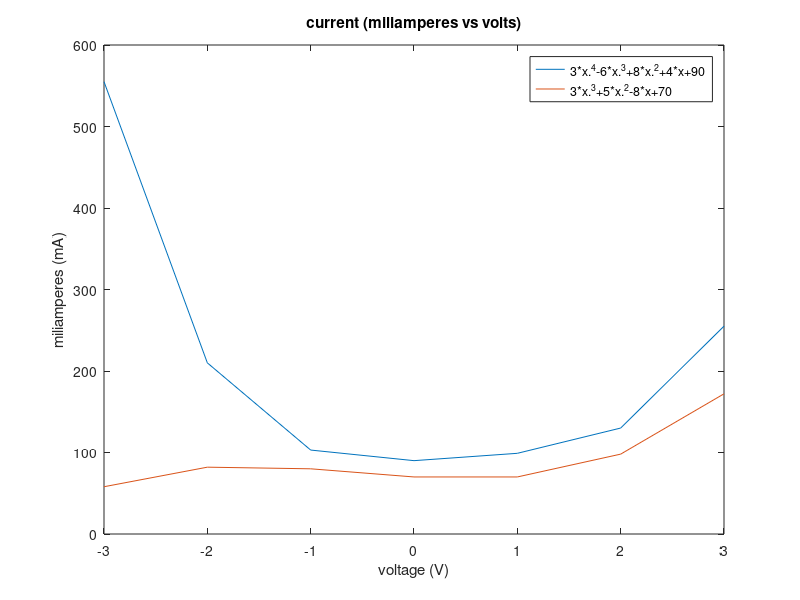

Here is the MATLAB script that generated this plot:
x =(-3:3);

y = 3*x.^4-6*x.^3+8*x.^2+4*x+90;

z = 3*x.^3+5*x.^2-8*x+70;


plot(x,y,x,z)
title("current (miliamperes vs volts)")
xlabel("voltage (V)")
ylabel("miliamperes (mA)")
legend('3*x.^4-6*x.^3+8*x.^2+4*x+90', '3*x.^3+5*x.^2-8*x+70')



